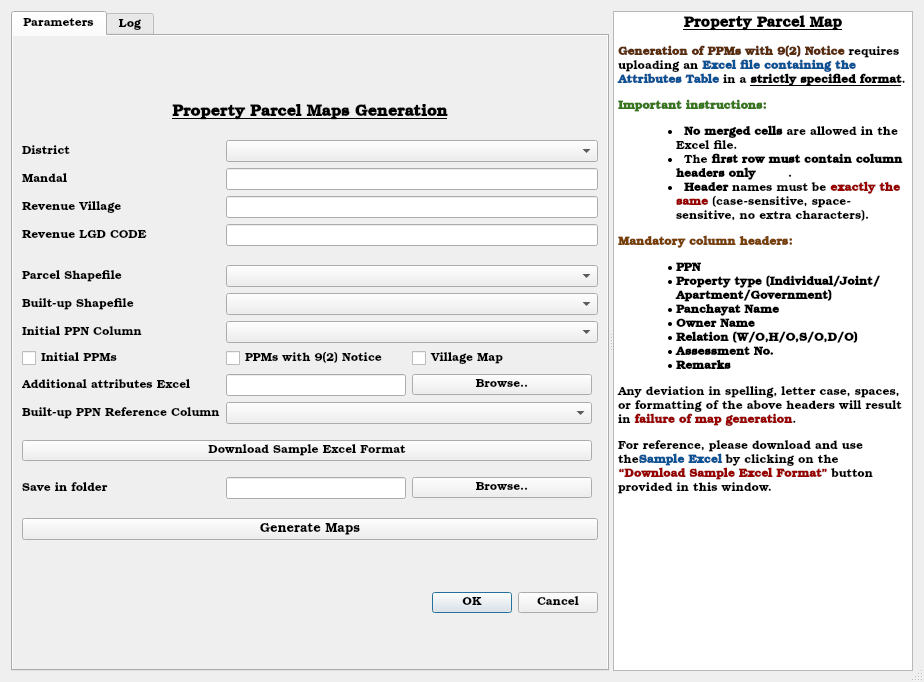
<?xml version="1.0" encoding="UTF-8"?>
<ui version="4.0">
 <class>PropertyParcelMapsGeneration</class>
 <widget class="QDialog" name="PropertyParcelMapsGeneration">
  <property name="windowModality">
   <enum>Qt::WindowModal</enum>
  </property>
  <property name="geometry">
   <rect>
    <x>0</x>
    <y>0</y>
    <width>924</width>
    <height>682</height>
   </rect>
  </property>
  <property name="windowTitle">
   <string>Property Parcel Map Generation</string>
  </property>
  <property name="autoFillBackground">
   <bool>true</bool>
  </property>
  <property name="sizeGripEnabled">
   <bool>true</bool>
  </property>
  <property name="modal">
   <bool>false</bool>
  </property>
  <layout class="QHBoxLayout" name="horizontalLayout">
   <item>
    <widget class="QSplitter" name="splitter">
     <property name="orientation">
      <enum>Qt::Horizontal</enum>
     </property>
     <widget class="QTabWidget" name="tabWidget">
      <property name="font">
       <font>
        <family>Bookman Old Style</family>
        <pointsize>9</pointsize>
       </font>
      </property>
      <property name="whatsThis">
       <string/>
      </property>
      <property name="accessibleName">
       <string/>
      </property>
      <property name="autoFillBackground">
       <bool>true</bool>
      </property>
      <property name="currentIndex">
       <number>0</number>
      </property>
      <property name="tabBarAutoHide">
       <bool>false</bool>
      </property>
      <widget class="QWidget" name="Parameters">
       <property name="autoFillBackground">
        <bool>true</bool>
       </property>
       <attribute name="title">
        <string>Parameters</string>
       </attribute>
       <layout class="QVBoxLayout" name="verticalLayout_3">
        <item>
         <layout class="QVBoxLayout" name="verticalLayout">
          <item>
           <spacer name="verticalSpacer_2">
            <property name="orientation">
             <enum>Qt::Vertical</enum>
            </property>
            <property name="sizeType">
             <enum>QSizePolicy::Fixed</enum>
            </property>
            <property name="sizeHint" stdset="0">
             <size>
              <width>20</width>
              <height>13</height>
             </size>
            </property>
           </spacer>
          </item>
          <item>
           <widget class="QLabel" name="label">
            <property name="sizePolicy">
             <sizepolicy hsizetype="Preferred" vsizetype="Fixed">
              <horstretch>0</horstretch>
              <verstretch>0</verstretch>
             </sizepolicy>
            </property>
            <property name="font">
             <font>
              <family>Bookman Old Style</family>
              <pointsize>12</pointsize>
              <weight>75</weight>
              <bold>true</bold>
              <underline>true</underline>
             </font>
            </property>
            <property name="autoFillBackground">
             <bool>true</bool>
            </property>
            <property name="frameShadow">
             <enum>QFrame::Raised</enum>
            </property>
            <property name="midLineWidth">
             <number>1</number>
            </property>
            <property name="text">
             <string>Property Parcel Maps Generation</string>
            </property>
            <property name="textFormat">
             <enum>Qt::AutoText</enum>
            </property>
            <property name="scaledContents">
             <bool>true</bool>
            </property>
            <property name="alignment">
             <set>Qt::AlignCenter</set>
            </property>
           </widget>
          </item>
          <item>
           <spacer name="verticalSpacer">
            <property name="orientation">
             <enum>Qt::Vertical</enum>
            </property>
            <property name="sizeType">
             <enum>QSizePolicy::Fixed</enum>
            </property>
            <property name="sizeHint" stdset="0">
             <size>
              <width>20</width>
              <height>13</height>
             </size>
            </property>
           </spacer>
          </item>
          <item>
           <layout class="QGridLayout" name="gridLayout">
            <item row="5" column="0">
             <widget class="QLabel" name="ParcelShapefile">
              <property name="text">
               <string>Parcel Shapefile</string>
              </property>
             </widget>
            </item>
            <item row="3" column="1" colspan="3">
             <widget class="QLineEdit" name="le_revenue_lgd_code"/>
            </item>
            <item row="10" column="1" colspan="2">
             <widget class="QComboBox" name="cb_builtup_ppn"/>
            </item>
            <item row="14" column="1">
             <widget class="QLineEdit" name="le_output_path">
              <property name="readOnly">
               <bool>true</bool>
              </property>
             </widget>
            </item>
            <item row="0" column="0">
             <widget class="QLabel" name="District">
              <property name="text">
               <string>District</string>
              </property>
             </widget>
            </item>
            <item row="6" column="0">
             <widget class="QLabel" name="BuiltupShapefile">
              <property name="text">
               <string>Built-up Shapefile</string>
              </property>
             </widget>
            </item>
            <item row="2" column="0">
             <widget class="QLabel" name="RevenueVillage">
              <property name="text">
               <string>Revenue Village</string>
              </property>
             </widget>
            </item>
            <item row="8" column="0">
             <widget class="QCheckBox" name="chk_initial_ppms">
              <property name="autoFillBackground">
               <bool>true</bool>
              </property>
              <property name="text">
               <string>Initial PPMs</string>
              </property>
              <property name="tristate">
               <bool>false</bool>
              </property>
             </widget>
            </item>
            <item row="6" column="1" colspan="3">
             <widget class="QComboBox" name="cb_builtup_shp"/>
            </item>
            <item row="10" column="0">
             <widget class="QLabel" name="label_2">
              <property name="text">
               <string>Built-up PPN Reference Column</string>
              </property>
             </widget>
            </item>
            <item row="14" column="2">
             <widget class="QPushButton" name="btn_browse_output">
              <property name="text">
               <string>Browse..</string>
              </property>
             </widget>
            </item>
            <item row="9" column="1">
             <widget class="QLineEdit" name="le_excel_path">
              <property name="readOnly">
               <bool>true</bool>
              </property>
             </widget>
            </item>
            <item row="4" column="1">
             <spacer name="verticalSpacer_4">
              <property name="orientation">
               <enum>Qt::Vertical</enum>
              </property>
              <property name="sizeType">
               <enum>QSizePolicy::Fixed</enum>
              </property>
              <property name="sizeHint" stdset="0">
               <size>
                <width>20</width>
                <height>13</height>
               </size>
              </property>
             </spacer>
            </item>
            <item row="1" column="0">
             <widget class="QLabel" name="Mandal">
              <property name="text">
               <string>Mandal</string>
              </property>
             </widget>
            </item>
            <item row="9" column="2">
             <widget class="QPushButton" name="btn_browse_excel">
              <property name="sizePolicy">
               <sizepolicy hsizetype="Expanding" vsizetype="Fixed">
                <horstretch>0</horstretch>
                <verstretch>0</verstretch>
               </sizepolicy>
              </property>
              <property name="minimumSize">
               <size>
                <width>100</width>
                <height>0</height>
               </size>
              </property>
              <property name="maximumSize">
               <size>
                <width>200</width>
                <height>16777215</height>
               </size>
              </property>
              <property name="text">
               <string>Browse..</string>
              </property>
             </widget>
            </item>
            <item row="15" column="1">
             <spacer name="verticalSpacer_3">
              <property name="orientation">
               <enum>Qt::Vertical</enum>
              </property>
              <property name="sizeType">
               <enum>QSizePolicy::Fixed</enum>
              </property>
              <property name="sizeHint" stdset="0">
               <size>
                <width>20</width>
                <height>13</height>
               </size>
              </property>
             </spacer>
            </item>
            <item row="8" column="2">
             <widget class="QCheckBox" name="chk_village_map">
              <property name="autoFillBackground">
               <bool>true</bool>
              </property>
              <property name="text">
               <string>Village Map</string>
              </property>
             </widget>
            </item>
            <item row="5" column="1" colspan="3">
             <widget class="QComboBox" name="cb_parcel_shp"/>
            </item>
            <item row="8" column="1">
             <widget class="QCheckBox" name="chk_ppms_92_notice">
              <property name="autoFillBackground">
               <bool>true</bool>
              </property>
              <property name="text">
               <string>PPMs with 9(2) Notice</string>
              </property>
             </widget>
            </item>
            <item row="0" column="1" colspan="3">
             <widget class="QComboBox" name="cb_district"/>
            </item>
            <item row="9" column="0">
             <widget class="QLabel" name="AdditionalAttributeExcel">
              <property name="text">
               <string>Additional attributes Excel</string>
              </property>
             </widget>
            </item>
            <item row="2" column="1" colspan="3">
             <widget class="QLineEdit" name="le_revenue_village"/>
            </item>
            <item row="13" column="0" colspan="3">
             <spacer name="verticalSpacer_5">
              <property name="orientation">
               <enum>Qt::Vertical</enum>
              </property>
              <property name="sizeType">
               <enum>QSizePolicy::Fixed</enum>
              </property>
              <property name="sizeHint" stdset="0">
               <size>
                <width>20</width>
                <height>10</height>
               </size>
              </property>
             </spacer>
            </item>
            <item row="14" column="0">
             <widget class="QLabel" name="Outputpath">
              <property name="text">
               <string>Save in folder</string>
              </property>
             </widget>
            </item>
            <item row="3" column="0">
             <widget class="QLabel" name="RevenueLGDcode">
              <property name="text">
               <string>Revenue LGD CODE</string>
              </property>
             </widget>
            </item>
            <item row="1" column="1" colspan="3">
             <widget class="QLineEdit" name="le_mandal"/>
            </item>
            <item row="17" column="0" colspan="4">
             <widget class="QPushButton" name="btn_run">
              <property name="font">
               <font>
                <family>Bookman Old Style</family>
                <pointsize>10</pointsize>
                <weight>50</weight>
                <italic>false</italic>
                <bold>false</bold>
                <underline>false</underline>
               </font>
              </property>
              <property name="autoFillBackground">
               <bool>true</bool>
              </property>
              <property name="text">
               <string>Generate Maps</string>
              </property>
             </widget>
            </item>
            <item row="7" column="1" colspan="3">
             <widget class="QComboBox" name="cb_initial_ppn">
              <property name="currentIndex">
               <number>-1</number>
              </property>
             </widget>
            </item>
            <item row="7" column="0">
             <widget class="QLabel" name="PPNColumn">
              <property name="text">
               <string>Initial PPN Column</string>
              </property>
             </widget>
            </item>
            <item row="12" column="0" colspan="3">
             <widget class="QPushButton" name="excel_download">
              <property name="minimumSize">
               <size>
                <width>200</width>
                <height>0</height>
               </size>
              </property>
              <property name="text">
               <string>Download Sample Excel Format</string>
              </property>
             </widget>
            </item>
            <item row="11" column="0" colspan="3">
             <spacer name="verticalSpacer_6">
              <property name="orientation">
               <enum>Qt::Vertical</enum>
              </property>
              <property name="sizeType">
               <enum>QSizePolicy::Fixed</enum>
              </property>
              <property name="sizeHint" stdset="0">
               <size>
                <width>20</width>
                <height>10</height>
               </size>
              </property>
             </spacer>
            </item>
           </layout>
          </item>
         </layout>
        </item>
        <item>
         <widget class="QDialogButtonBox" name="buttonBox">
          <property name="orientation">
           <enum>Qt::Horizontal</enum>
          </property>
          <property name="standardButtons">
           <set>QDialogButtonBox::Cancel|QDialogButtonBox::Ok</set>
          </property>
         </widget>
        </item>
       </layout>
      </widget>
      <widget class="QWidget" name="Log">
       <attribute name="title">
        <string>Log</string>
       </attribute>
       <layout class="QVBoxLayout" name="verticalLayout_2">
        <item>
         <widget class="QTextEdit" name="te_log">
          <property name="autoFillBackground">
           <bool>true</bool>
          </property>
          <property name="readOnly">
           <bool>true</bool>
          </property>
         </widget>
        </item>
        <item>
         <widget class="QProgressBar" name="progress_bar">
          <property name="value">
           <number>0</number>
          </property>
          <property name="alignment">
           <set>Qt::AlignCenter</set>
          </property>
         </widget>
        </item>
        <item>
         <widget class="QDialogButtonBox" name="buttonBox_2">
          <property name="orientation">
           <enum>Qt::Horizontal</enum>
          </property>
          <property name="standardButtons">
           <set>QDialogButtonBox::Close|QDialogButtonBox::Reset</set>
          </property>
          <property name="centerButtons">
           <bool>false</bool>
          </property>
         </widget>
        </item>
       </layout>
      </widget>
     </widget>
     <widget class="QTextBrowser" name="support_text">
      <property name="sizePolicy">
       <sizepolicy hsizetype="Minimum" vsizetype="Expanding">
        <horstretch>0</horstretch>
        <verstretch>0</verstretch>
       </sizepolicy>
      </property>
      <property name="minimumSize">
       <size>
        <width>300</width>
        <height>0</height>
       </size>
      </property>
      <property name="maximumSize">
       <size>
        <width>500</width>
        <height>16777215</height>
       </size>
      </property>
      <property name="font">
       <font>
        <family>Bookman Old Style</family>
        <pointsize>12</pointsize>
       </font>
      </property>
      <property name="autoFillBackground">
       <bool>true</bool>
      </property>
      <property name="frameShape">
       <enum>QFrame::StyledPanel</enum>
      </property>
      <property name="frameShadow">
       <enum>QFrame::Raised</enum>
      </property>
      <property name="verticalScrollBarPolicy">
       <enum>Qt::ScrollBarAsNeeded</enum>
      </property>
      <property name="horizontalScrollBarPolicy">
       <enum>Qt::ScrollBarAsNeeded</enum>
      </property>
      <property name="sizeAdjustPolicy">
       <enum>QAbstractScrollArea::AdjustToContents</enum>
      </property>
      <property name="documentTitle">
       <string>Property Parcel Map</string>
      </property>
      <property name="lineWrapMode">
       <enum>QTextEdit::WidgetWidth</enum>
      </property>
      <property name="html">
       <string>&lt;!DOCTYPE HTML PUBLIC &quot;-//W3C//DTD HTML 4.0//EN&quot; &quot;http://www.w3.org/TR/REC-html40/strict.dtd&quot;&gt;
&lt;html&gt;&lt;head&gt;&lt;meta name=&quot;qrichtext&quot; content=&quot;1&quot; /&gt;&lt;title&gt;Property Parcel Map&lt;/title&gt;&lt;style type=&quot;text/css&quot;&gt;
p, li { white-space: pre-wrap; }
&lt;/style&gt;&lt;/head&gt;&lt;body style=&quot; font-family:'Bookman Old Style'; font-size:12pt; font-weight:400; font-style:normal;&quot;&gt;
&lt;p align=&quot;center&quot; style=&quot; margin-top:12px; margin-bottom:8px; margin-left:0px; margin-right:0px; -qt-block-indent:0; text-indent:0px;&quot;&gt;&lt;span style=&quot; font-size:11pt; font-weight:600; text-decoration: underline;&quot;&gt;Property Parcel Map&lt;/span&gt;&lt;/p&gt;
&lt;p style=&quot; margin-top:12px; margin-bottom:8px; margin-left:0px; margin-right:0px; -qt-block-indent:0; text-indent:0px;&quot;&gt;&lt;span style=&quot; font-size:9pt; font-weight:600; color:#5a2d0c;&quot;&gt;Generation of PPMs with 9(2) Notice &lt;/span&gt;&lt;span style=&quot; font-size:9pt;&quot;&gt;requires uploading an &lt;/span&gt;&lt;span style=&quot; font-size:9pt; font-weight:600; color:#0b5394;&quot;&gt;Excel file containing the Attributes Table &lt;/span&gt;&lt;span style=&quot; font-size:9pt;&quot;&gt;in a &lt;/span&gt;&lt;span style=&quot; font-size:9pt; font-weight:600; text-decoration: underline;&quot;&gt;strictly specified format&lt;/span&gt;&lt;span style=&quot; font-size:9pt;&quot;&gt;.&lt;/span&gt;&lt;/p&gt;
&lt;p style=&quot; margin-top:12px; margin-bottom:6px; margin-left:0px; margin-right:0px; -qt-block-indent:0; text-indent:0px;&quot;&gt;&lt;span style=&quot; font-size:9pt; font-weight:600; color:#38761d;&quot;&gt;Important instructions:&lt;/span&gt;&lt;/p&gt;
&lt;ul style=&quot;margin-top: 0px; margin-bottom: 0px; margin-left: 0px; margin-right: 0px; -qt-list-indent: 1;&quot;&gt;&lt;li style=&quot; font-size:9pt;&quot; style=&quot; margin-top:12px; margin-bottom:0px; margin-left:18px; margin-right:0px; -qt-block-indent:0; text-indent:0px;&quot;&gt;  &lt;span style=&quot; font-weight:600;&quot;&gt;No merged cells &lt;/span&gt;are allowed in the Excel file.        &lt;/li&gt;
&lt;li style=&quot; font-size:9pt;&quot; style=&quot; margin-top:0px; margin-bottom:0px; margin-left:18px; margin-right:0px; -qt-block-indent:0; text-indent:0px;&quot;&gt;  The &lt;span style=&quot; font-weight:600;&quot;&gt;first row must contain column headers only        &lt;/span&gt;.        &lt;/li&gt;
&lt;li style=&quot; font-size:9pt;&quot; style=&quot; margin-top:0px; margin-bottom:12px; margin-left:18px; margin-right:0px; -qt-block-indent:0; text-indent:0px;&quot;&gt;  &lt;span style=&quot; font-weight:600;&quot;&gt;Header&lt;/span&gt; names must be &lt;span style=&quot; font-weight:600; color:#990000;&quot;&gt;exactly the same &lt;/span&gt;(case-sensitive, space-sensitive, no extra characters).&lt;/li&gt;&lt;/ul&gt;
&lt;p style=&quot; margin-top:8px; margin-bottom:6px; margin-left:0px; margin-right:0px; -qt-block-indent:0; text-indent:0px;&quot;&gt;&lt;span style=&quot; font-size:9pt; font-weight:600; color:#783f04;&quot;&gt;Mandatory column headers:&lt;/span&gt;&lt;/p&gt;
&lt;ul style=&quot;margin-top: 0px; margin-bottom: 0px; margin-left: 0px; margin-right: 0px; -qt-list-indent: 1;&quot;&gt;&lt;li style=&quot; font-size:9pt;&quot; style=&quot; margin-top:12px; margin-bottom:0px; margin-left:18px; margin-right:0px; -qt-block-indent:0; text-indent:0px;&quot;&gt;&lt;span style=&quot; font-weight:600;&quot;&gt;PPN&lt;/span&gt;&lt;/li&gt;
&lt;li style=&quot; font-size:9pt;&quot; style=&quot; margin-top:0px; margin-bottom:0px; margin-left:18px; margin-right:0px; -qt-block-indent:0; text-indent:0px;&quot;&gt;&lt;span style=&quot; font-weight:600;&quot;&gt;Property type (Individual/Joint/Apartment/Government)&lt;/span&gt;&lt;/li&gt;
&lt;li style=&quot; font-size:9pt;&quot; style=&quot; margin-top:0px; margin-bottom:0px; margin-left:18px; margin-right:0px; -qt-block-indent:0; text-indent:0px;&quot;&gt;&lt;span style=&quot; font-weight:600;&quot;&gt;Panchayat Name&lt;/span&gt;&lt;/li&gt;
&lt;li style=&quot; font-size:9pt;&quot; style=&quot; margin-top:0px; margin-bottom:0px; margin-left:18px; margin-right:0px; -qt-block-indent:0; text-indent:0px;&quot;&gt;&lt;span style=&quot; font-weight:600;&quot;&gt;Owner Name&lt;/span&gt;&lt;/li&gt;
&lt;li style=&quot; font-size:9pt;&quot; style=&quot; margin-top:0px; margin-bottom:0px; margin-left:18px; margin-right:0px; -qt-block-indent:0; text-indent:0px;&quot;&gt;&lt;span style=&quot; font-weight:600;&quot;&gt;Relation (W/O,H/O,S/O,D/O)&lt;/span&gt;&lt;/li&gt;
&lt;li style=&quot; font-size:9pt;&quot; style=&quot; margin-top:0px; margin-bottom:0px; margin-left:18px; margin-right:0px; -qt-block-indent:0; text-indent:0px;&quot;&gt;&lt;span style=&quot; font-weight:600;&quot;&gt;Assessment No.&lt;/span&gt;&lt;/li&gt;
&lt;li style=&quot; font-size:9pt;&quot; style=&quot; margin-top:0px; margin-bottom:12px; margin-left:18px; margin-right:0px; -qt-block-indent:0; text-indent:0px;&quot;&gt;&lt;span style=&quot; font-weight:600;&quot;&gt;Remarks&lt;/span&gt;&lt;/li&gt;&lt;/ul&gt;
&lt;p style=&quot; margin-top:8px; margin-bottom:12px; margin-left:0px; margin-right:0px; -qt-block-indent:0; text-indent:0px;&quot;&gt;&lt;span style=&quot; font-size:9pt;&quot;&gt;Any deviation in spelling, letter case, spaces, or formatting of the above headers will result in &lt;/span&gt;&lt;span style=&quot; font-size:9pt; font-weight:600; color:#990000;&quot;&gt;failure of map generation&lt;/span&gt;&lt;span style=&quot; font-size:9pt;&quot;&gt;.&lt;/span&gt;&lt;/p&gt;
&lt;p style=&quot; margin-top:8px; margin-bottom:12px; margin-left:0px; margin-right:0px; -qt-block-indent:0; text-indent:0px;&quot;&gt;&lt;span style=&quot; font-size:9pt;&quot;&gt;For reference, please download and use the&lt;/span&gt;&lt;span style=&quot; font-size:9pt; font-weight:600; color:#0b5394;&quot;&gt;Sample Excel &lt;/span&gt;&lt;span style=&quot; font-size:9pt;&quot;&gt;by clicking on the &lt;/span&gt;&lt;span style=&quot; font-size:9pt; font-weight:600; color:#990000;&quot;&gt;“Download Sample Excel Format” &lt;/span&gt;&lt;span style=&quot; font-size:9pt;&quot;&gt;button provided in this window.&lt;/span&gt;&lt;/p&gt;&lt;/body&gt;&lt;/html&gt;</string>
      </property>
      <property name="openExternalLinks">
       <bool>true</bool>
      </property>
     </widget>
    </widget>
   </item>
  </layout>
 </widget>
 <resources/>
 <connections>
  <connection>
   <sender>buttonBox</sender>
   <signal>rejected()</signal>
   <receiver>PropertyParcelMapsGeneration</receiver>
   <slot>reject()</slot>
   <hints>
    <hint type="sourcelabel">
     <x>316</x>
     <y>260</y>
    </hint>
    <hint type="destinationlabel">
     <x>286</x>
     <y>274</y>
    </hint>
   </hints>
  </connection>
  <connection>
   <sender>buttonBox</sender>
   <signal>accepted()</signal>
   <receiver>PropertyParcelMapsGeneration</receiver>
   <slot>accept()</slot>
   <hints>
    <hint type="sourcelabel">
     <x>248</x>
     <y>254</y>
    </hint>
    <hint type="destinationlabel">
     <x>157</x>
     <y>274</y>
    </hint>
   </hints>
  </connection>
 </connections>
</ui>
